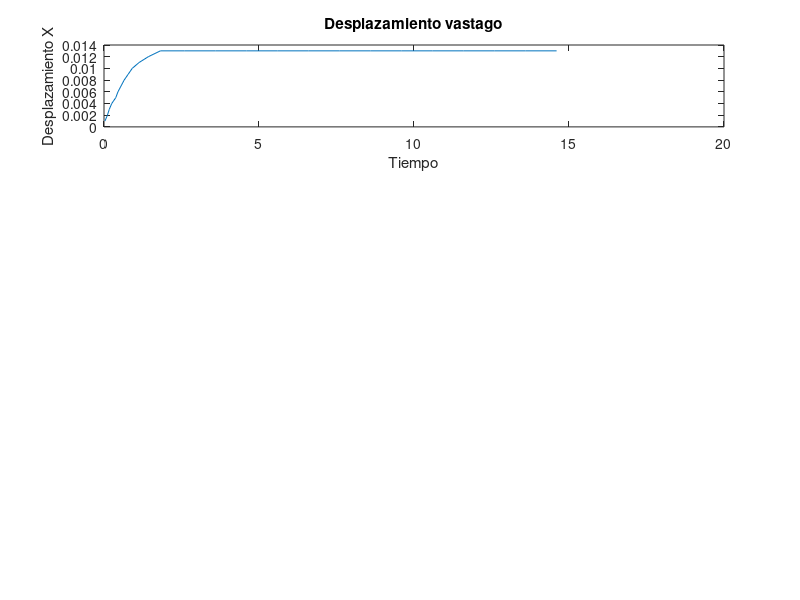

Write the MATLAB code that produced this figure. (Note: this script raises an error after producing the figure.)
close all
clear;
clc;

p1 = 6.236;
p2 = 0.03702;

% Load Excel data
%archivo = csvread('./Data/TanqueAbierto.csv', 1, 0); 
%tiempoTanqueAbierto = archivo(:, 1);
%voltajeTanqueAbierto = archivo(:, 2);
%figure(2);
%subplot(4, 1, 4);

%plot(tiempoTanqueAbierto,((voltajeTanqueAbierto*p1) + p2)-1.1,'r');
%hold on;

archivo = csvread('./Data/DesplazamientoBastago.csv', 1, 0); 
tiempo = archivo(:, 1);
data = archivo(:, 2);

figure(1);
subplot(4, 1, 1);
plot(tiempo-0.4, data/1000);
xlabel('Tiempo');
ylabel('Desplazamiento X');
title('Desplazamiento vastago');
hold on;

flujoDesaplazamiento = csvread('./Data/FlujoDesaplazamiento.csv', 1, 0); 
Q = flujoDesaplazamiento(:, 1);
X_F = flujoDesaplazamiento(:, 2);
%figure(2);
%plot(X_F, Q,'r');
%hold on;

global m c1 c2 c3 c4 Fs Fd Ad Kt R V u alpha beta Area a0 a1 a2 a3 Rref KpPI KiPI

KpPI = 2538.48754509103;   % Ganancia proporcional (valor de ejemplo)
KiPI = 249.20998314365;    % Ganancia integral (valor de ejemplo)
Rref = 25;  % en cm

 %tanque 
    Area = 85;   
    alpha = 0.1157;%0.1219;
    beta = 0.21599;%0.2191;

 % Coeficientes del polinomio de flujo (ajustados)
    a3 = 7.5315e+06;    
    a2 = -1.1586e+05; 
    a1 = 950.5064; 
    a0 = 0.0108;

%Servo-Valvula

    %Valores a ajustar
    c1 = 159500;
    c2 = 90000;
    c3 = 6500;
    c4 = 100; %no mover
    
    %Tesis miguel pag 37
    R = 286.9;
    V = 0.00076;
    Kt = 0.9;
    m = 0.3;
    Ad = 0.026;
    Fs = 90;
    Fd = 420;

    %Dato medido
    u = 11*6894.75729;%96526.6;%20684.3*14; %factor de conversion por PSI medido

%Pd sale de la presion atm en unidades de pascal
Y0 = [0; 0; 81060;0.1;0];
results_t = [];


CondI = [0   0   81060   0.1   0];  % x(5)=0 es la condición inicial del integrador
tspan = [0 2000];

options = odeset('RelTol', 1e-2, 'AbsTol', 1e-4);
[t, x] = ode23s('ec_differential_lazo_cerrado', tspan, CondI, options);
%[t, x] = ode23s(@(t, Y) ec_differential_lazo_cerrado(t,Y), [0, 21000], Y0);


figure(1);
subplot(4, 1, 1);
plot(t, x(:,1));
xlabel('Tiempo');
ylabel('Desplazamiento X');
title('Desplazamiento vastago');

subplot(4, 1, 2);
plot(t, x(:,2));
xlabel('Tiempo');
ylabel('Velocidad');
title('Velocidad vastago');

subplot(4, 1, 3);
plot(t, x(:,3));
xlabel('Tiempo');
ylabel('Presion');
title('Presion vastago');

subplot(4, 1, 4);
plot(t, x(:,4),'g');
xlabel('Tiempo');
ylabel('Altura (h)');
title('Altura tanque');